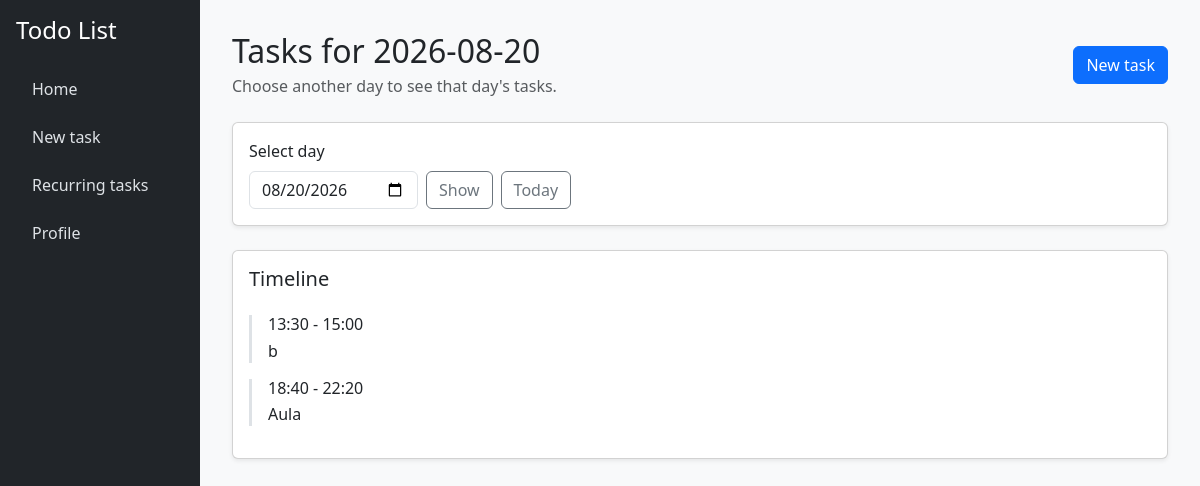
/ (signed in), run on the app's committed database.
### tables this page shows
CREATE TABLE recurrent_tasks (
    id INTEGER PRIMARY KEY AUTOINCREMENT,
    user_id INTEGER NOT NULL,
    title TEXT NOT NULL,
    description TEXT,
    start_time TEXT NOT NULL,
    end_time TEXT NOT NULL,
    recurrency TEXT NOT NULL,
    days TEXT NOT NULL
);

### app.py (the view, shortened to what this page needs)
@app.route("/", methods=["GET", "POST"])
@login_required
def index():
    selected_date = request.args.get("date")
    if not selected_date:
        selected_date = datetime.now()
    else:
        selected_date = datetime.strptime(selected_date, "%Y-%m-%d")
    selected_date = selected_date.replace(hour=0, minute=0, second=0, microsecond=0)
    registered_tasks = db.execute(
        "SELECT id, title, description, start_time, end_time FROM registered_tasks WHERE user_id = ? AND start_time >= ? AND end_time <= ? ORDER BY start_time ASC",
        session["user_id"],
        selected_date,
        selected_date + timedelta(days=1),
    )
    recurrent_tasks = db.execute(
        "SELECT id, title, description, start_time, end_time, recurrency, days FROM recurrent_tasks WHERE user_id = ? AND " \
        "(recurrency = 'daily' OR (recurrency = 'weekly' AND days LIKE ?) OR (recurrency = 'monthly' AND days LIKE ?)) ORDER BY start_time ASC",
        session["user_id"],
        f"%{selected_date.strftime('%A')}%",
        f"%{selected_date.day}%"
    )
    tasks = []
    for task in recurrent_tasks:
        tasks.append({
            "id": task["id"],
            "title": task["title"],
            "description": task["description"],
            "start_time": selected_date.strftime("%Y-%m-%d") + " " + task["start_time"],
            "end_time": selected_date.strftime("%Y-%m-%d") + " " + task["end_time"],
            "recurrency": task["recurrency"],
            "days": task["days"]
        })
    for task in tasks:
        task["start_time"] = datetime.strptime(task["start_time"], "%Y-%m-%d %H:%M")
        task["start_time"] = task["start_time"].strftime("%H:%M")
        task["end_time"] = datetime.strptime(task["end_time"], "%Y-%m-%d %H:%M")
        task["end_time"] = task["end_time"].strftime("%H:%M")
    tasks.sort(key=lambda x: x["start_time"])
    selected_task_id = request.args.get("task")
    selected_task = None
    recurrent = False
    selected_date = selected_date.strftime("%Y-%m-%d")
    if request.method == "GET":
        return render_template(
            "index.html",
            tasks=tasks,
            selected_date=selected_date,
            selected_task=selected_task,
            error=request.args.get("error"),
            recurrent=recurrent,
        )

### app.py (called while the page is built)
@app.after_request
def after_request(response):
    response.headers["Cache-Control"] = "no-cache, no-store, must-revalidate"
    response.headers["Expires"] = 0
    response.headers["Pragma"] = "no-cache"
    return response

### helpers.py (called while the page is built)
def login_required(f):
    @wraps(f)
    def decorated_function(*args, **kwargs):
        if session.get("user_id") is None:
            return redirect("/login")
        return f(*args, **kwargs)
    return decorated_function

### templates/index.html (shortened to what this page needs)
{% extends "layout.html" %}
{% block content %}
<div class="d-flex justify-content-between align-items-center mb-4">
    <div>
        <h2 class="mb-1">Tasks for {{ selected_date }}</h2>
        <p class="text-muted mb-0">Choose another day to see that day's tasks.</p>
    </div>
    <a href="{{ url_for('new_task') }}" class="btn btn-primary">New task</a>
</div>
<div class="card shadow-sm mb-4">
    <div class="card-body">
        <form method="get" class="d-flex gap-2 align-items-end">
            <div>
                <label for="date" class="form-label">Select day</label>
                <input type="date" class="form-control" id="date" name="date" value="{{ selected_date }}">
            </div>
            <button type="submit" class="btn btn-outline-secondary">Show</button>
            <a href="{{ url_for('index') }}" class="btn btn-outline-secondary">Today</a>
        </form>
    </div>
</div>
<div class="card shadow-sm">
    <div class="card-body">
        <h5 class="card-title">Timeline</h5>
        <div class="mt-4">
            {% for task in tasks %}
                <form action="/" method="GET" class="border-start border-3 ps-3 mb-3">
                    <button type="submit" style="background: none; border: none; padding: 0; color: inherit; cursor: pointer; text-align: left; width: 100%;">
                        <h6 class="mb-1">{{ task.start_time }} - {{ task.end_time }}</h6>
                        <p class="mb-0">{{ task.title }}</p>
                    </button>
                </form>
            {% else %}
                <p class="text-muted">No tasks for this day.</p>
            {% endfor %}
        </div>
    </div>
</div>
{% endblock %}

### templates/layout.html (style rules this page uses)
body { min-height: 100vh; background-color: #f8f9fa; }

### data on the page
recurrent_tasks: start_time "13:30", end_time "15:00", title "b"
recurrent_tasks: start_time "18:40", end_time "22:20", title "Aula"

### other printed values
{{ selected_date }} "2026-08-20"
